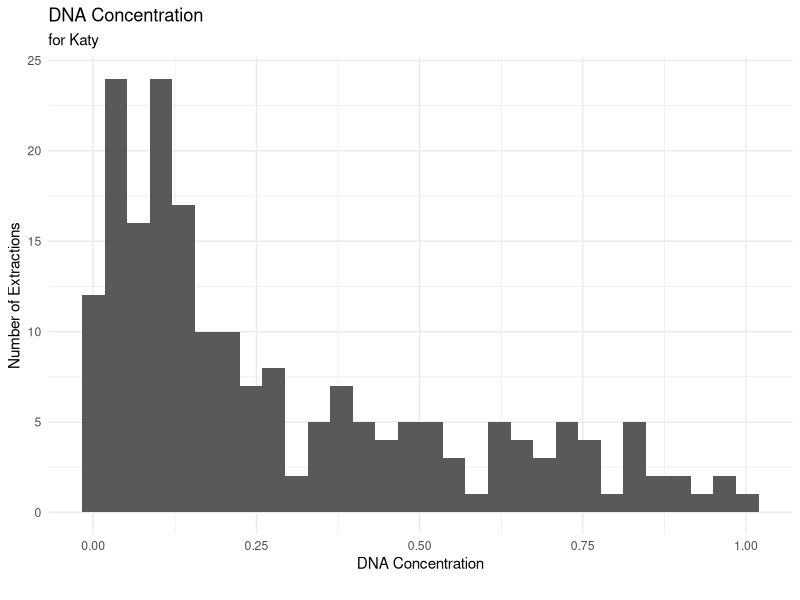
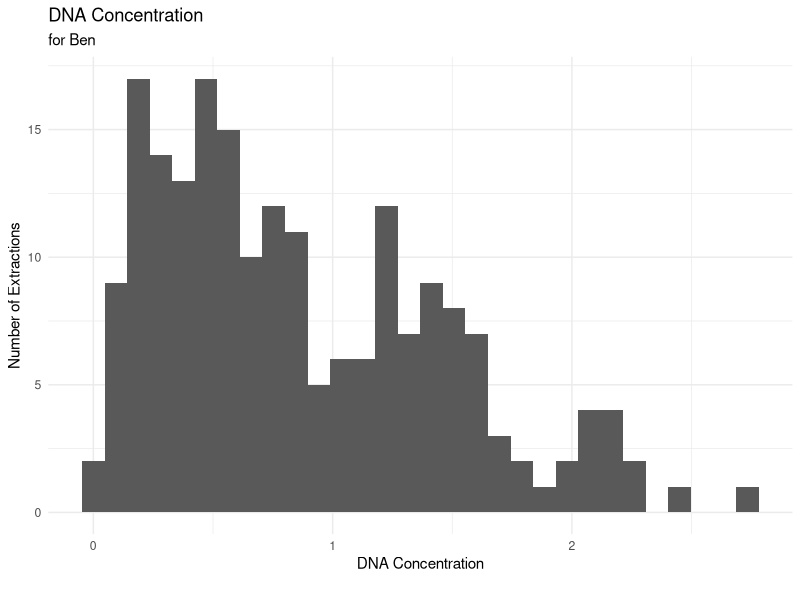
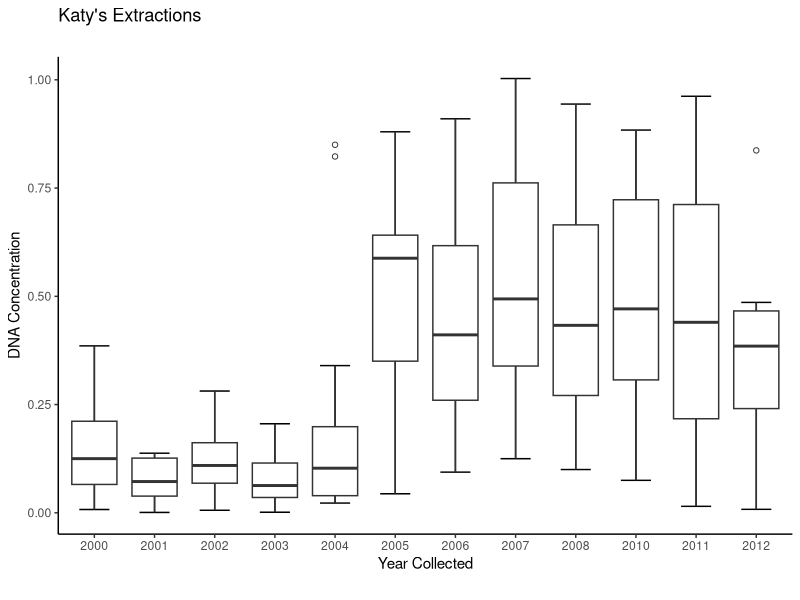
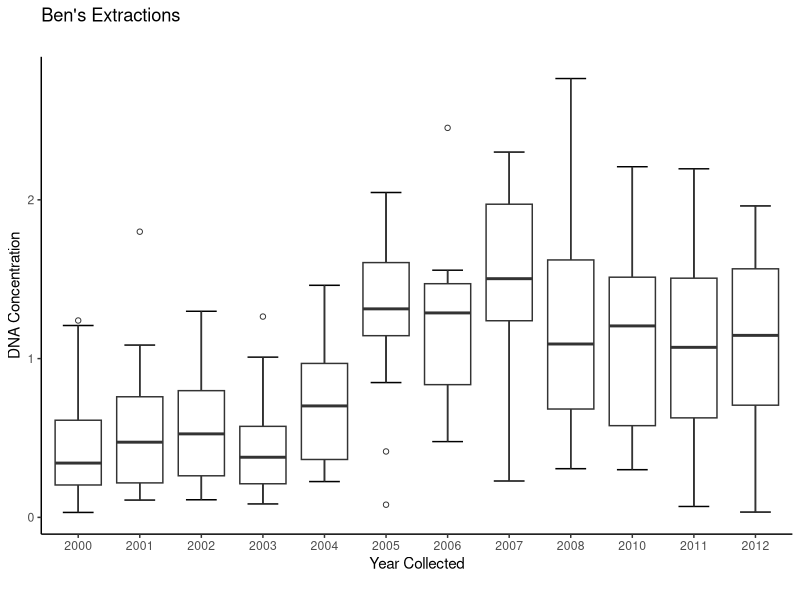
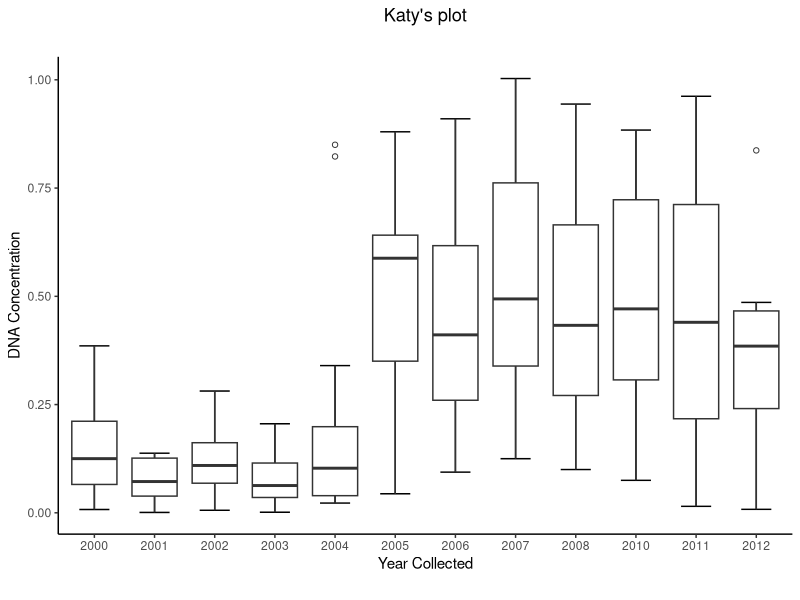
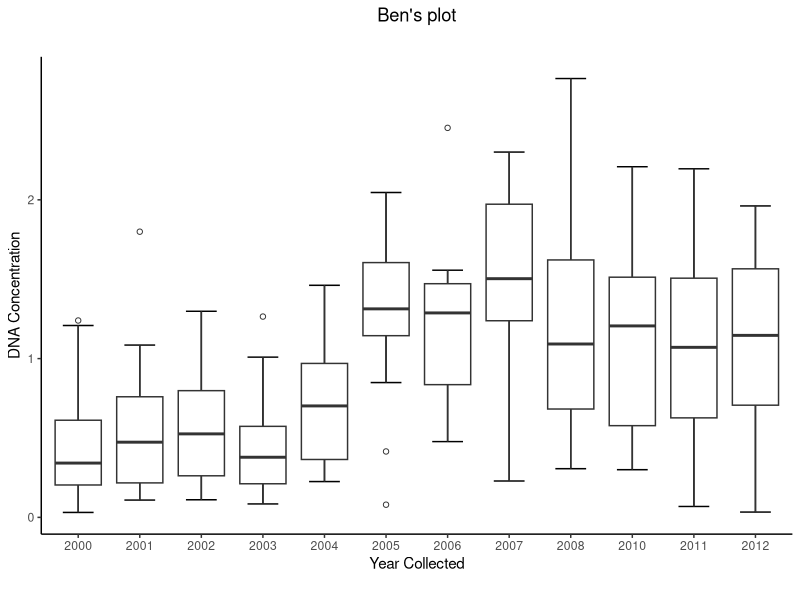
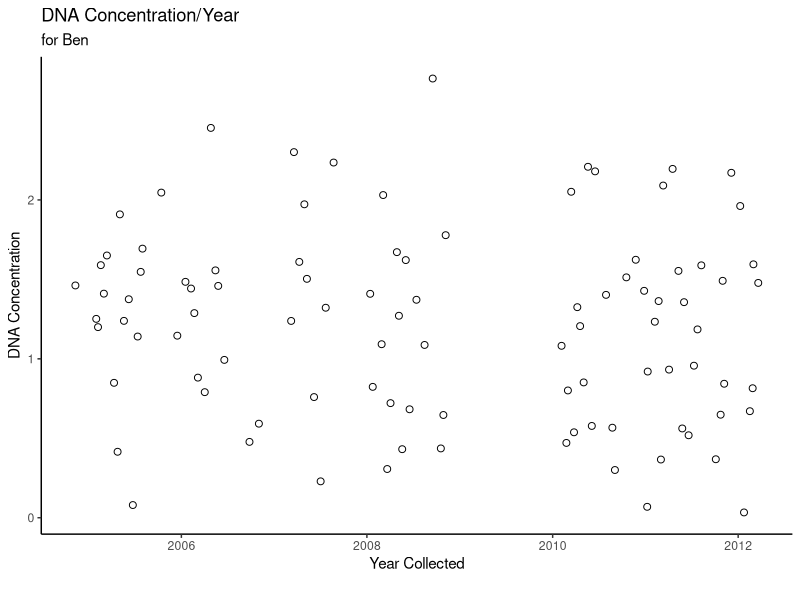
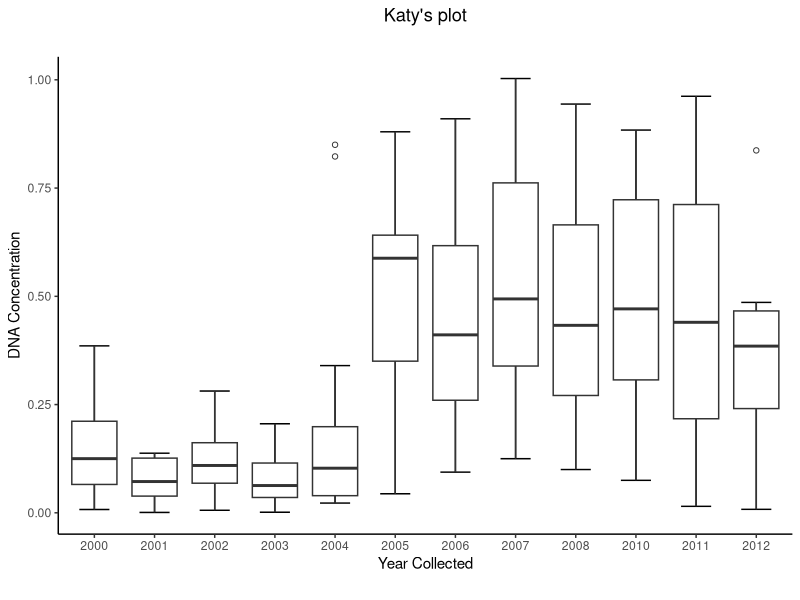

The R source for these figures, in order:

#I will be re-doing exam 1 

# Task 1 
read.csv("./DNA_Conc_by_Extraction_Date.csv")
df <- read.csv("./DNA_Conc_by_Extraction_Date.csv")
library(tidyverse)
ggplot(df, aes(x=DNA_Concentration_Katy)) +  geom_histogram() + labs(title="DNA Concentration", 
                                                                     subtitle="for Katy", 
                                                                     y="Number of Extractions", 
                                                                     x="DNA Concentration", 
                                                                     caption="") + theme_minimal()
ggplot(df, aes(x=DNA_Concentration_Ben)) + geom_histogram() + labs (title="DNA Concentration", 
                                                                    subtitle="for Ben", 
                                                                    y="Number of Extractions", 
                                                                    x="DNA Concentration", 
                                                                    caption="") + theme_minimal()
#Task 2
Year_Collectedfac <- as.factor(df$Year_Collected)
ggplot(df, aes(x=Year_Collectedfac, y=DNA_Concentration_Katy,)) + 
  stat_boxplot(geom="errorbar", linetype=1, width=0.5) + 
  geom_boxplot(outlier.shape=1) +theme_classic()+labs (title="Katy's Extractions", 
                                                        subtitle="", 
                                                        y="DNA Concentration", 
                                                        x="Year Collected", 
                                                        caption="") + theme_classic()  
fac <- as.factor(df$Year_Collected)
ggplot(df, aes(x=Year_Collectedfac, y=DNA_Concentration_Ben,)) + 
  stat_boxplot(geom='errorbar', linetype=1, width=0.5) + 
  geom_boxplot(outlier.shape=1) + theme_classic() + labs (title="Ben's Extractions", 
                                                          subtitle="", 
                                                          y="DNA Concentration", 
                                                          x="Year Collected", 
                                                          caption="") + theme_classic()
#Task 3
Year_Collectedfac <- as.factor(df$Year_Collected)
g1 <- ggplot(df, aes(x=Year_Collectedfac, y=DNA_Concentration_Katy,)) + 
  stat_boxplot(geom='errorbar', linetype=1, width=0.5) + 
  geom_boxplot(outlier.shape=1) + theme_classic()+labs (title="Katy's Extractions", 
                                                        subtitle="", 
                                                        y="DNA Concentration", 
                                                        x="Year Collected", 
                                                        caption="") + theme_classic()  
g1 + ggtitle("Katy's plot") + theme(plot.title = element_text(hjust = 0.5))
ggsave("./Rosati_Plot1.jpeg", width=6)








Year_Collectedfac <- as.factor(df$Year_Collected)
g2 <- ggplot(df, aes(x=Year_Collectedfac, y=DNA_Concentration_Ben,)) + 
  stat_boxplot(geom='errorbar', linetype=1, width=0.5) + 
  geom_boxplot(outlier.shape=1) + theme_classic() + labs (title="Ben's Extractions", 
                                                          subtitle="", 
                                                          y="DNA Concentration", 
                                                          x="Year Collected",caption="") + theme_classic()
g2 + ggtitle("Ben's plot") + theme(plot.title = element_text(hjust = 0.5))
ggsave("./Rosati_Plot2.jpeg", width=6)

#Task 4

Ben <- df[c(1,3,5)]
Kate <- df[c(1,3:4)]

min(Ben$DNA_Concentration_Ben)
min(Kate$DNA_Concentration_Katy)

median(Ben$DNA_Concentration_Ben)
median(Kate$DNA_Concentration_Katy)

Kate1 <- Kate %>%
  filter(DNA_Concentration_Katy <= 1 )
Ben1 <- Ben %>%
  filter(DNA_Concentration_Ben <= 1)

max(Kate1$DNA_Concentration_Katy)
max(Ben1$DNA_Concentration_Ben)

which(Kate1$DNA_Concentration_Katy >= 0.982, arr.ind = TRUE)

Kate1$Year[[133]]

which(Ben1$DNA_Concentration_Ben >= 0.996505, arr.ind = TRUE)

Ben1$Year[[40]]


#Task 5
labdata <- df[df$Lab == "Downstairs",]

timeDate <- as.POSIXct(labdata$Date_Collected)

ggplot(labdata, aes(x=timeDate, y=DNA_Concentration_Ben)) + geom_point(shape=1, size=2) + labs (title="DNA Concentration/Year", 
                                                                                               subtitle="for Ben", 
                                                                                               y="DNA Concentration", 
                                                                                               x="Year Collected", 
                                                                                               caption="") + theme_classic()
ggsave("Ben_DNA_over_time.jpg")

#task 6

mn2000 <- with(df, mean(DNA_Concentration_Ben[Year_Collected == 2000]))
mn2001 <- with(df, mean(DNA_Concentration_Ben[Year_Collected == 2001]))
mn2002 <- with(df, mean(DNA_Concentration_Ben[Year_Collected == 2002]))
mn2003 <- with(df, mean(DNA_Concentration_Ben[Year_Collected == 2003]))
mn2004 <- with(df, mean(DNA_Concentration_Ben[Year_Collected == 2004]))
mn2005 <- with(df, mean(DNA_Concentration_Ben[Year_Collected == 2005]))
mn2006 <- with(df, mean(DNA_Concentration_Ben[Year_Collected == 2006]))
mn2007 <- with(df, mean(DNA_Concentration_Ben[Year_Collected == 2007]))
mn2008 <- with(df, mean(DNA_Concentration_Ben[Year_Collected == 2008]))
mn2010 <- with(df, mean(DNA_Concentration_Ben[Year_Collected == 2010]))
mn2011 <- with(df, mean(DNA_Concentration_Ben[Year_Collected == 2011]))
mn2012 <- with(df, mean(DNA_Concentration_Ben[Year_Collected == 2012]))

Year <- c("2000","2001","2002","2003","2004","2005","2006","2007","2008","2010","2011","2012")
Mean_dna_conc <- c(0.4844,0.5428,0.5651,0.4378,0.7310,1.2838,1.2198,1.4633,1.1849,1.1838,1.1206,1.0921)
Benaverage <- data.frame(Year,Mean_dna_conc)

max(Benaverage$Mean_dna_conc)

which(Benaverage$Mean_dna_conc == 1.4633, arr.ind = TRUE)    
Benaverage$Year[[8]]
write.csv(x=Benaverage, file="Ben_Average_Conc.csv")
